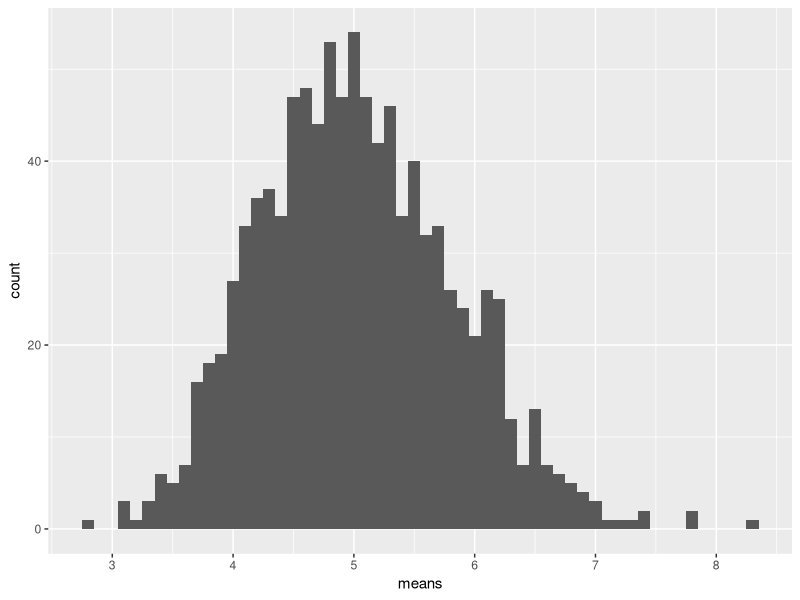
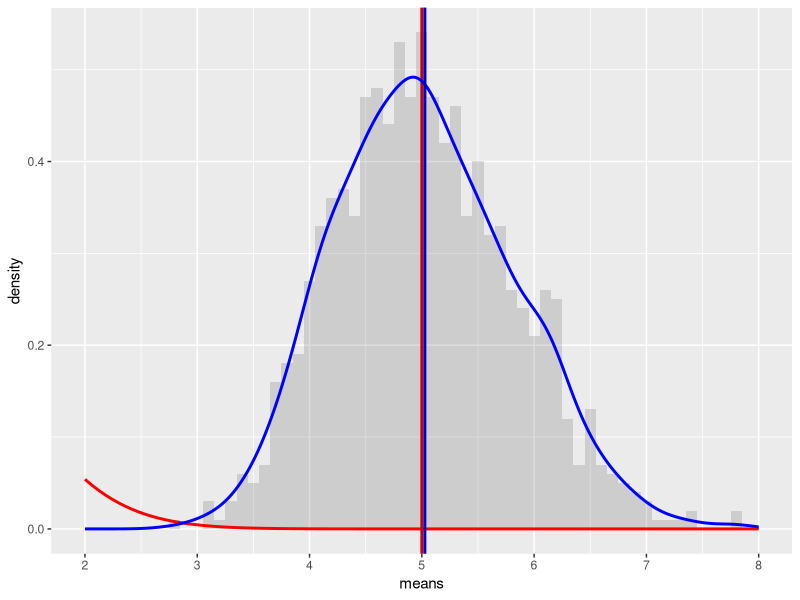

Write the R code that produced these figures, in order.
## ---- chunk 1
library(knitr)
opts_chunk$set(fig.width=7, fig.height=4, warning=FALSE, message=FALSE)
## ---- chunk 2
# load neccesary libraries
library(ggplot2)
## ---- chunk 3
lambda <- 0.2 # lambda for rexp
n <- 40 # number of exponetials
numberOfSimulations <- 1000 # number of tests
## ---- chunk 4
set.seed(11081979)
## ---- chunk 5
exponentialDistributions <- matrix(data=rexp(n * numberOfSimulations, lambda), nrow=numberOfSimulations)
exponentialDistributionMeans <- data.frame(means=apply(exponentialDistributions, 1, mean))
## ---- chunk 6
# plot the means
ggplot(data = exponentialDistributionMeans, aes(x = means)) + 
  geom_histogram(binwidth=0.1) +   
  scale_x_continuous(breaks=round(seq(min(exponentialDistributionMeans$means), max(exponentialDistributionMeans$means), by=1)))
## ---- chunk 7
mu <- 1/lambda
mu
## ---- chunk 8
meanOfMeans <- mean(exponentialDistributionMeans$means)
meanOfMeans
## ---- chunk 9
sd <- 1/lambda/sqrt(n)
sd
## ---- chunk 10
Var <- sd^2
Var
## ---- chunk 11
sd_x <- sd(exponentialDistributionMeans$means)
sd_x

Var_x <- var(exponentialDistributionMeans$means)
Var_x
## ---- chunk 12
# plot the means
ggplot(data = exponentialDistributionMeans, aes(x = means)) + 
  geom_histogram(binwidth=0.1, aes(y=..density..), alpha=0.2) + 
  stat_function(fun = dnorm, arg = list(mean = mu , sd = sd), colour = "red", size=1) + 
  geom_vline(xintercept = mu, size=1, colour="#CC0000") + 
  geom_density(colour="blue", size=1) +
  geom_vline(xintercept = meanOfMeans, size=1, colour="#0000CC") + 
  scale_x_continuous(breaks=seq(mu-3,mu+3,1), limits=c(mu-3,mu+3)) 
